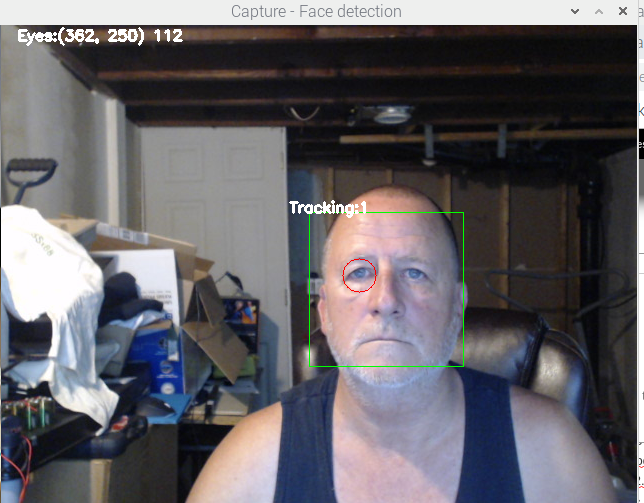
#> input picture opencvtrack.png, 644 x 503 px, given in place of the camera
$ python live3.py
#> lines starting #> are read from the running program, lines starting #| are printed output that depends on the picture; after the words box and inside, x2 and y2 are one past the last pixel; in counts of white or black regions, pixels touching at a corner belong together
#> further down, frame is the input picture: shape (503, 644, 3); mean B, G, R 102, 97, 99.6
from __future__ import print_function
import cv2 as cv
import argparse
#available fourcc codecs:http://www.fourcc.org/codecs.php
#fourcc = cv.VideoWriter_fourcc(*'XVID')
fourcc = cv.VideoWriter_fourcc(*'X264')
#out = cv.VideoWriter('output.avi',fourcc, 20.0, (640,480))
out = cv.VideoWriter('output.mkv',fourcc,5.0, (640,480)) #changed from 20.0 to 5.0 - seemed smoother

def detectAndDisplay(frame):
    eyeCoord=''
    faceColor=(0,255,0)
    eyeColor=(0,0,255)
    fontColor=(255,255,255)
    font=cv.FONT_HERSHEY_SIMPLEX
    fontPosition = (10,10)
    eyePosition = (20,15)
    fontScale              = .5
    lineType               = 2
    #create a video writer
    frame_gray = cv.cvtColor(frame, cv.COLOR_BGR2GRAY)
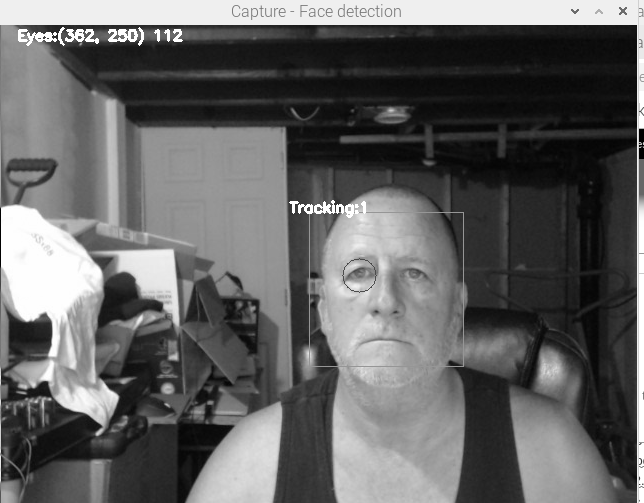
#> frame_gray: shape (503, 644); min 0, max 255, mean 98.4
    frame_gray = cv.equalizeHist(frame_gray)
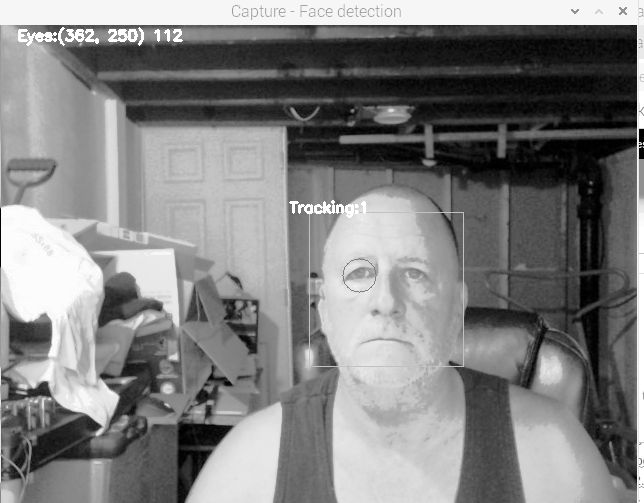
#> frame_gray: shape (503, 644); min 0, max 255, mean 128.5
    #-- Detect faces
    faces = face_cascade.detectMultiScale(frame_gray)
#> faces = [[312, 217, 147, 147]]
    fc=0
    for (x,y,w,h) in faces:
        fc=fc+1
        center = (x + w//2, y + h//2)
#cv2.rectangle(frame, (x, y), (x+w, y+h), (0, 255, 0), 2)
#change face to rectangle
#        frame = cv.ellipse(frame, center, (w//2, h//2), 0, 0, 360, (255, 0, 255), 4)
        frame = cv.rectangle(frame, (x, y), (x+w, y+h), faceColor, 1)
        fontPosition=(x-20,y)
        #eyePosition=(x,y+h)
        faceROI = frame_gray[y:y+h,x:x+w]
        #-- In each face, detect eyes
        eyes = eyes_cascade.detectMultiScale(faceROI)
        offset="    "
        ect=0;
        for (x2,y2,w2,h2) in eyes:
            eye_center = (x + x2 + w2//2, y + y2 + h2//2)
            e1=x + x2 + w2//2
            e2=y + y2 + h2//2
            eyeCoord='Eyes:{0} {1}'.format(eye_center,e1-e2)
            print (eyeCoord)
            radius = int(round((w2 + h2)*0.25))
            frame = cv.circle(frame, eye_center, radius, eyeColor, 1)
#> this loop made 1 pass
#> (x, y, w, h, fc, center, fontPosition, eyes) on pass 1: (312, 217, 147, 147, 1, (385, 290), (292, 217), [[86, 43, 28, 28]])
#| Eyes:(412, 274) 138
#> pass 1, in detectAndDisplay, `frame = cv.rectangle(frame, (x, y), (x+w, y+h), faceColor, 1)`:
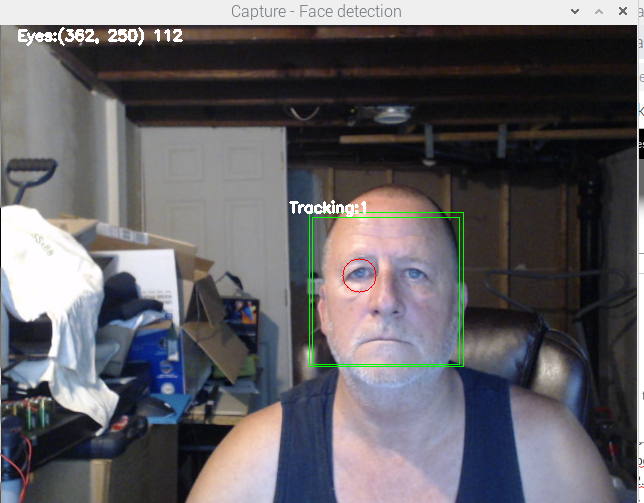
#> frame: shape (503, 644, 3); 0.18% of pixels changed, all inside (x1, y1, x2, y2) = (312, 217, 460, 365)
#> pass 1, in detectAndDisplay, `faceROI = frame_gray[y:y+h,x:x+w]`:
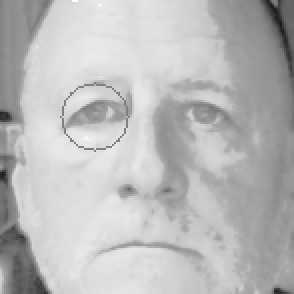
#> faceROI: shape (147, 147) (shown 2 times larger); min 24, max 255, mean 186.6
#> after the loop: frame: shape (503, 644, 3); 0.02% of pixels changed, all inside (x1, y1, x2, y2) = (398, 260, 427, 289)
#> after the loop, fc = 1
    ovl ="Tracking:{0}".format(fc)
#> ovl = 'Tracking:1'
    evl = " {0}".format(eyeCoord)
    cv.putText(frame,ovl,fontPosition,font,fontScale,fontColor,lineType)
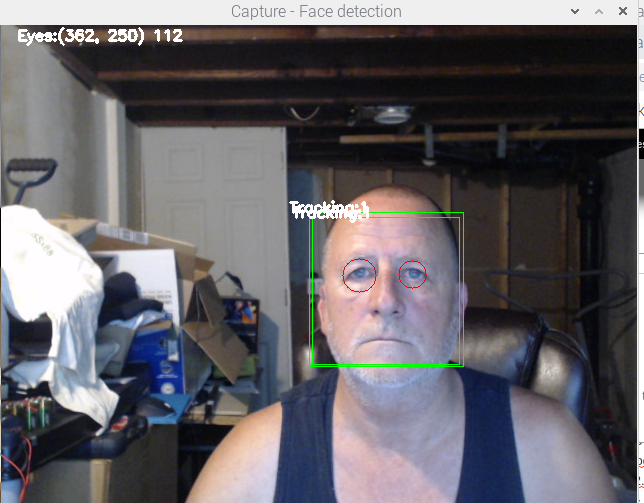
#> frame: shape (503, 644, 3); mean B, G, R 101.9, 97.4, 99.5
    cv.putText(frame,eyeCoord,eyePosition,font,fontScale,fontColor,lineType)
#> frame: shape (503, 644, 3); 0.32% of pixels changed, all inside (x1, y1, x2, y2) = (21, 2, 186, 21)
    cv.imshow('Capture - Face detection', frame)
parser = argparse.ArgumentParser(description='Code for Cascade Classifier tutorial.')
parser.add_argument('--face_cascade', help='Path to face cascade.', default='/home/pi/bin/opencv/haarcascade_frontalface_alt.xml')
parser.add_argument('--eyes_cascade', help='Path to eyes cascade.', default='home/pi/bin/opencv/haarcascade_eye_tree_eyeglasses.xml')
parser.add_argument('--camera', help='Camera devide number.', type=int, default=0)
args = parser.parse_args()
face_cascade_name = args.face_cascade
eyes_cascade_name = args.eyes_cascade
face_cascade = cv.CascadeClassifier()
eyes_cascade = cv.CascadeClassifier()
#-- 1. Load the cascades
#if not face_cascade.load('/home/pi/bin/opencv/haarcascade_fullbody.xml'):
if not face_cascade.load('/home/pi/bin/opencv/haarcascade_frontalface_alt.xml'):
    print('--(!)Error loading face cascade')
    exit(0)
if not eyes_cascade.load('/home/pi/bin/opencv/haarcascade_eye_tree_eyeglasses.xml'):
    print('--(!)Error loading eyes cascade')
    exit(0)
camera_device = args.camera
#-- 2. Read the video stream
cap = cv.VideoCapture(camera_device)
if not cap.isOpened:
    print('--(!)Error opening video capture')
    exit(0)
while True:
    ret, frame = cap.read()
    if frame is None:
        print('--(!) No captured frame -- Break!')
        break
    detectAndDisplay(frame)
    out.write(frame)
    if cv.waitKey(10) == 27:
#> (key Esc is pressed here)
        break
